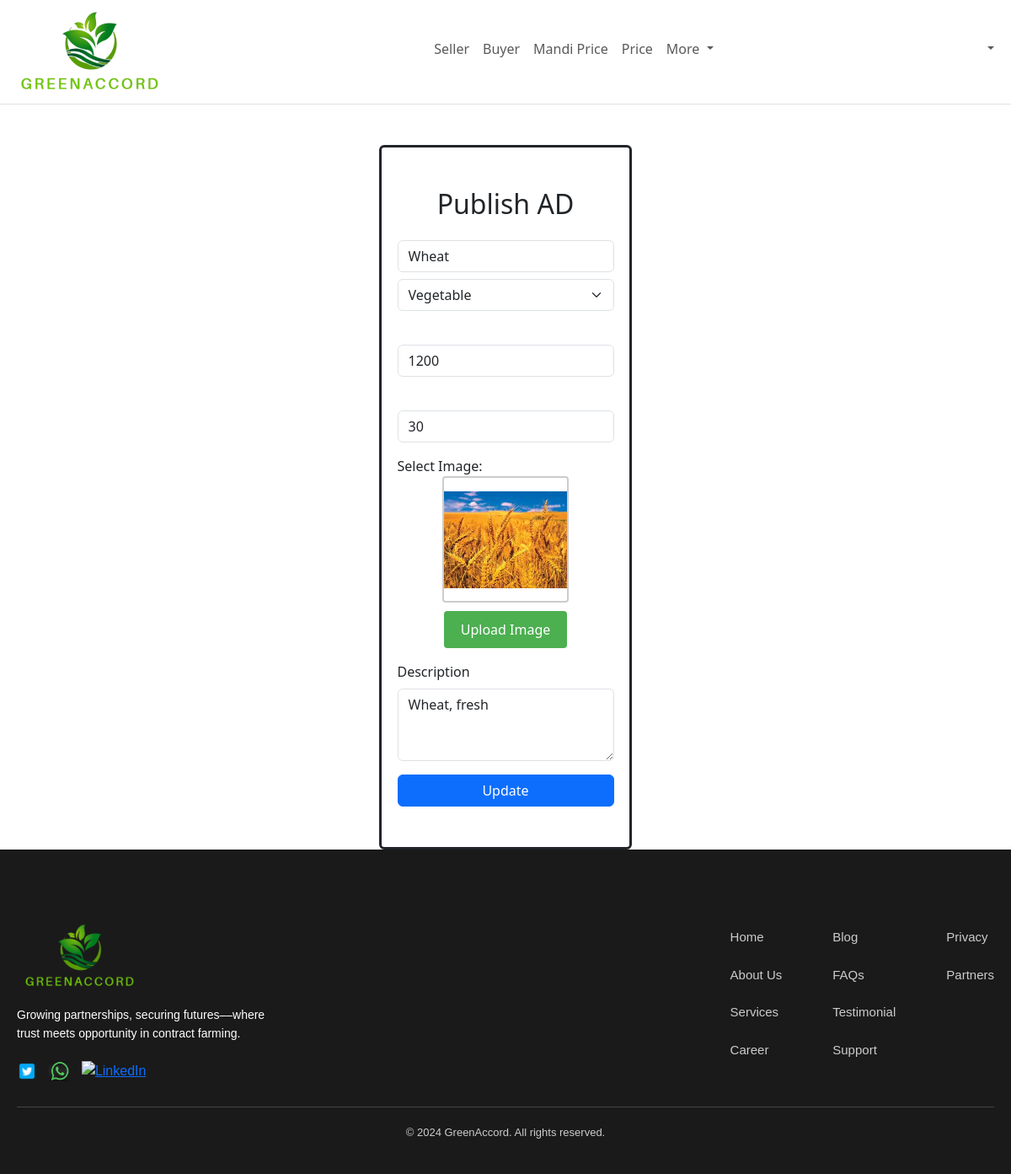
Page /edit.php?id=36 on the committed database.
### tables this page shows
CREATE TABLE `post` (
  `id` int(3) NOT NULL,
  `type` varchar(50) NOT NULL,
  `title` varchar(255) NOT NULL,
  `author` text NOT NULL,
  `price` int(11) NOT NULL,
  `weight` int(11) NOT NULL,
  `date` timestamp NOT NULL DEFAULT current_timestamp(),
  `status` int(11) NOT NULL,
  `content` varchar(255) NOT NULL,
  `name` varchar(255) NOT NULL,
  `uid` int(11) NOT NULL
);

### edit.php (the view, shortened to what this page needs)
<?php
$i=$_GET['id'];
?>
<!doctype html>
<html lang="en">
    <head>
        <link
            href="https://cdn.jsdelivr.net/npm/bootstrap@5.3.2/dist/css/bootstrap.min.css"
            rel="stylesheet"
        />
    </head>
    <body>
        <header>
            <?php include 'navbar.php'; ?>
        </header>
        <main>
            <?php
                $sql="select * from post where id=$i";
                $result=mysqli_query($conn,$sql);
                $arr = mysqli_fetch_array($result);
                $t=$arr['title'];
                $w=$arr['weight'];
                $p=$arr['price'];
                $c=$arr['content'];
                $loc=$arr['name'];
            ?>
          <div class="d-flex ms-auto me-auto justify-content-center align-items-center mt-5">
            <div style="border: solid;" class="w-25 rounded d-flex justify-content-center">
            <form method="post" enctype="multipart/form-data" action="up.php">
                <div class="form-group mt-5">
                    <h2 class="text-center mb-4">Publish AD</h2>
                    <input type="text" class="form-control mb-2" id="email" placeholder="POST TITLE" name="pt" required  value="<?php echo $t; ?>">
                </div>
                <select class="form-select mb-3" aria-label="Default select example" name="cat" required>
                  <option value="Vegetable">Vegetable</option>
                </select>
                <div class="mb-3">
                  <input type="number" class="form-control" id="weight" name="weight" aria-describedby="emailHelp" placeholder="Weight(KG)" step="0.01" oninput="calculateTotalPrice()" value="<?php echo $w; ?>">
                </div>
                <div class="mb-3">
                  <input type="number" step="0.01" oninput="calculateTotalPrice()" class="form-control" id="price" name="price" aria-describedby="emailHelp" placeholder="Price per KG" value="<?php echo $p; ?>">
                </div>
                <div class="mb-3">
                <tr>
                    <th>Select Image:</th>
                    <td>
                        <div class="form-group file-input">
                            <div class="photo-frame">
                                <img id="uploaded-image" src="images/postimageFarmer/<?php echo $loc; ?>" alt="Uploaded Image" width="150" height="150" >
                            </div>
                            <label for="image">Upload Image</label>
                        </div>
                    </td>
                </tr>
                </div>
                  <div class="mb-3">
                  <label for="exampleFormControlTextarea1" class="form-label">Description</label>
                  <textarea class="form-control" id="exampleFormControlTextarea1" rows="3" name="cnt"><?php echo $c; ?></textarea>
                </div>
                <button type="submit" class="btn btn-primary mb-5 w-100" name="submit">Update</button>
            </form>
            </div>
        </div>
        </main>
        <footer>
            <?php include 'footer.php';?>
        </footer>
    </body>
</html>

### edit.php (style rules this page uses)
.form-group.file-input { position: relative; overflow: hidden; display: flex; flex-direction: column; align-items: center; }
.form-group.file-input .photo-frame { width: 150px; height: 150px; border: 2px solid #ccc; border-radius: 4px; display: flex; justify-content: center; align-items: center; margin-bottom: 10px; overflow: hidden; }
.form-group.file-input .photo-frame img { max-width: 100%; max-height: 100%; object-fit: contain; }
.form-group.file-input label { display: inline-block; background-color: #4CAF50; color: white; padding: 10px 20px; border-radius: 4px; cursor: pointer; font-size: 16px; }

### footer.php (style rules this page uses)
footer { background-color: #1a1a1a; color: #fff; padding: 40px 20px; font-family: Arial, sans-serif; }

### rows in the picture
post: pt "Wheat", weight "1200", price "30", name (picture), cnt "Wheat, fresh"
